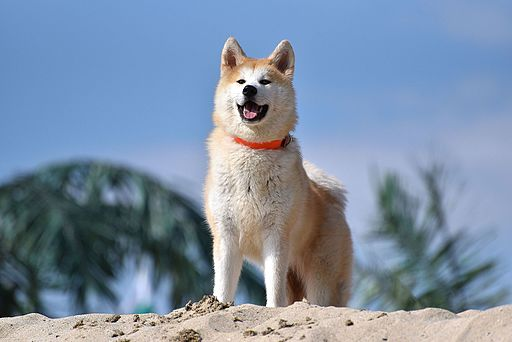
#> input picture images/Akita_Inu_dog.jpg, 512 x 342 px, given in place of eee-17.jpg, which was not available
$ python fortune-gui.py
#> lines starting #> are read from the running program, lines starting #| are printed output that depends on the picture; pictures that were not available may be replaced by others from this repository, and a replacement may not be noted
#!/usr/bin/env python3
import asyncio
import os
import random
import argparse

from bleak import BleakClient, BleakScanner
from bleak.exc import BleakError
from datetime import datetime

import PIL.Image
import PIL.ImageFont
import PIL.ImageDraw
import PIL.ImageChops
import PIL.ImageTk

# CRC8 table extracted from APK, pretty standard though
crc8_table = (
    0x00, 0x07, 0x0e, 0x09, 0x1c, 0x1b, 0x12, 0x15, 0x38, 0x3f, 0x36, 0x31,
    0x24, 0x23, 0x2a, 0x2d, 0x70, 0x77, 0x7e, 0x79, 0x6c, 0x6b, 0x62, 0x65,
    0x48, 0x4f, 0x46, 0x41, 0x54, 0x53, 0x5a, 0x5d, 0xe0, 0xe7, 0xee, 0xe9,
    0xfc, 0xfb, 0xf2, 0xf5, 0xd8, 0xdf, 0xd6, 0xd1, 0xc4, 0xc3, 0xca, 0xcd,
    0x90, 0x97, 0x9e, 0x99, 0x8c, 0x8b, 0x82, 0x85, 0xa8, 0xaf, 0xa6, 0xa1,
    0xb4, 0xb3, 0xba, 0xbd, 0xc7, 0xc0, 0xc9, 0xce, 0xdb, 0xdc, 0xd5, 0xd2,
    0xff, 0xf8, 0xf1, 0xf6, 0xe3, 0xe4, 0xed, 0xea, 0xb7, 0xb0, 0xb9, 0xbe,
    0xab, 0xac, 0xa5, 0xa2, 0x8f, 0x88, 0x81, 0x86, 0x93, 0x94, 0x9d, 0x9a,
    0x27, 0x20, 0x29, 0x2e, 0x3b, 0x3c, 0x35, 0x32, 0x1f, 0x18, 0x11, 0x16,
    0x03, 0x04, 0x0d, 0x0a, 0x57, 0x50, 0x59, 0x5e, 0x4b, 0x4c, 0x45, 0x42,
    0x6f, 0x68, 0x61, 0x66, 0x73, 0x74, 0x7d, 0x7a, 0x89, 0x8e, 0x87, 0x80,
    0x95, 0x92, 0x9b, 0x9c, 0xb1, 0xb6, 0xbf, 0xb8, 0xad, 0xaa, 0xa3, 0xa4,
    0xf9, 0xfe, 0xf7, 0xf0, 0xe5, 0xe2, 0xeb, 0xec, 0xc1, 0xc6, 0xcf, 0xc8,
    0xdd, 0xda, 0xd3, 0xd4, 0x69, 0x6e, 0x67, 0x60, 0x75, 0x72, 0x7b, 0x7c,
    0x51, 0x56, 0x5f, 0x58, 0x4d, 0x4a, 0x43, 0x44, 0x19, 0x1e, 0x17, 0x10,
    0x05, 0x02, 0x0b, 0x0c, 0x21, 0x26, 0x2f, 0x28, 0x3d, 0x3a, 0x33, 0x34,
    0x4e, 0x49, 0x40, 0x47, 0x52, 0x55, 0x5c, 0x5b, 0x76, 0x71, 0x78, 0x7f,
    0x6a, 0x6d, 0x64, 0x63, 0x3e, 0x39, 0x30, 0x37, 0x22, 0x25, 0x2c, 0x2b,
    0x06, 0x01, 0x08, 0x0f, 0x1a, 0x1d, 0x14, 0x13, 0xae, 0xa9, 0xa0, 0xa7,
    0xb2, 0xb5, 0xbc, 0xbb, 0x96, 0x91, 0x98, 0x9f, 0x8a, 0x8d, 0x84, 0x83,
    0xde, 0xd9, 0xd0, 0xd7, 0xc2, 0xc5, 0xcc, 0xcb, 0xe6, 0xe1, 0xe8, 0xef,
    0xfa, 0xfd, 0xf4, 0xf3
)


# [5 lines left out: function crc8, not called in this run]


# General message format:
# Magic number: 2 bytes 0x51, 0x78
# Command: 1 byte
# 0x00
# Data length: 1 byte
# 0x00
# Data: Data Length bytes
# CRC8 of Data: 1 byte
# 0xFF
def format_message(command, data):
    data = [0x51, 0x78] + [command] + [0x00] + [len(data)] + [0x00] + data + [crc8(data)] + [0xFF]
    return data


def printer_short(i):
    return [i & 0xFF, (i >> 8) & 0xFF]


# Commands
RetractPaper = 0xA0  # Data: Number of steps to go back
FeedPaper = 0xA1  # Data: Number of steps to go forward
DrawBitmap = 0xA2  # Data: Line to draw. 0 bit -> don't draw pixel, 1 bit -> draw pixel
GetDevState = 0xA3  # Data: 0
ControlLattice = 0xA6  # Data: Eleven bytes, all constants. One set used before printing, one after.
GetDevInfo = 0xA8  # Data: 0
OtherFeedPaper = 0xBD  # Data: one byte, set to a device-specific "Speed" value before printing
#                              and to 0x19 before feeding blank paper
DrawingMode = 0xBE  # Data: 1 for Text, 0 for Images
SetEnergy = 0xAF  # Data: 1 - 0xFFFF
SetQuality = 0xA4  # Data: 0x31 - 0x35. APK always sets 0x33 for GB01
UpdateDevice = 0xA9

PrintLattice = [0xAA, 0x55, 0x17, 0x38, 0x44, 0x5F, 0x5F, 0x5F, 0x44, 0x38, 0x2C]
FinishLattice = [0xAA, 0x55, 0x17, 0x00, 0x00, 0x00, 0x00, 0x00, 0x00, 0x00, 0x17]
XOff = (0x51, 0x78, 0xAE, 0x01, 0x01, 0x00, 0x10, 0x70, 0xFF)
XOn = (0x51, 0x78, 0xAE, 0x01, 0x01, 0x00, 0x00, 0x00, 0xFF)

max_energy = 0xFFFF
max_energy_bytes = [ max_energy.to_bytes(2, 'little')[0], max_energy.to_bytes(2, 'little')[1]]

energy = {
    0: printer_short(8000),
    1: printer_short(12000),
    # 2: printer_short(17500)
    2: max_energy_bytes
}
contrast = 2

# PrinterWidth = 384
PrinterWidth = 384

ImgPrintSpeed = [0x01]
BlankSpeed = [0x19]

feed_lines = 80
header_lines = 0
scale_feed = False

packet_length = 60
throttle = 0.01

address = None
PrinterCharacteristic = "0000AE01-0000-1000-8000-00805F9B34FB"
NotifyCharacteristic = "0000AE02-0000-1000-8000-00805F9B34FB"
device = None
fixed_index = None

# show notification data
debug = True

MY_CAT_PRINTER_MACOS_UUID = 'CC8C82F2-AB64-4C93-7814-6374327A9284'
MY_CAT_PRINTER_LINUX_ADDR = 'C4:06:06:10:A5:52'

# [33 lines left out: functions detect_printer, notification_handler, not called in this run]


async def connect_device():
    scanner = BleakScanner(detection_callback=detect_printer)
    await scanner.start()
    for x in range(200):
        await asyncio.sleep(0.1)
        if device:
            print("Printer connected 1.")
            break
    await scanner.stop()

async def connect_and_send(data):
    global device
    if not device:
        scanner = BleakScanner(detection_callback=detect_printer)
        await scanner.start()
        for x in range(200):
            await asyncio.sleep(0.1)
            if device:
                print("Printer connected 2.")
                break
        await scanner.stop()

    if not device:
        print("The printer could not be found :(")
        return

    async with BleakClient(device) as client:
        # Set up callback to handle messages from the printer
        await client.start_notify(NotifyCharacteristic, notification_handler)
        while data:
            # Cut the command stream up into pieces small enough for the printer to handle
            await client.write_gatt_char(PrinterCharacteristic, bytearray(data[:packet_length]))
            data = data[packet_length:]
            if throttle is not None:
                await asyncio.sleep(throttle)
        device = None

def request_status():
    return format_message(GetDevState, [0x00])

def to_unsigned_byte(val):
    '''Converts a byte in signed representation to unsigned. Assumes val is encoded in two's
    complement.'''
    return val if val >= 0 else val & 0xff

def bs(lst):
    '''This is an utility function that transforms a list of unsigned bytes (in two's complement)
    into an unsigned bytearray.

    The reason it exists is that in Java (where these commands were reverse engineered from), bytes
    are signed. Instead of manually converting them, let the computer do it for us, so it's easier
    to debug and extend it with new reverse engineered commands.
    '''
    return bytearray(map(to_unsigned_byte, lst))


CMD_GET_DEV_STATE = bs([
    81, 120, -93, 0, 1, 0, 0, 0, -1
])

CMD_SET_QUALITY_200_DPI = bs([81, 120, -92, 0, 1, 0, 50, -98, -1])

# [43 lines left out: functions blank_paper, get_wrapped_text, trim, create_text, not called in this run]

quality1 = [0x51, 0x78, 0xA4, 0x00, 0x01, 0x00, 0x32, 0x9e, 0xFF]
quality5 = [0x51, 0x78, 0xA4, 0x00, 0x01, 0x00, 0x35, 0x8B, 0xFF]
printImage = [0x51, 0x78, 0xbe, 0x0, 0x1, 0x0, 0x0, 0x0, 0xff]
printEnergy = [0x51, 0x78, 0xAF, 0x00, 0x02, 0x00, 0x28, 0x23, 0xEF, 0xFF]
printSpeed = [0x51, 0x78, 0xbd, 0x00, 0x01, 0x00, 25 & 0xff, 0, 0xff]

# [84 lines left out: function render_image, not called in this run]

fortune_dict = {
  "bad": "bad-fortune.png", # 0
  "not-great": "not-great-fortune.png", # 10s
  "below-average": "below-average-fortune.png", # 20s
  "average": "average-fortune.png", # 30s+40s
  "above-average": "above-average-fortune.png", # 50s+60s
  "great": "great-fortune.png", # 70s+80s
  "spectacular": "spectacular-fortune.png", # 90s
}

# [7 lines left out: function fortune_greet, not called in this run]

async def fortune_print():
    # Get time
    now = datetime.now()
    dt_string = now.strftime("%m/%d/%Y %I:%M:%S %p")
    date_img = create_text(dt_string)

    # Get dog of fate
    directory_path = 'dogs'
    file_list = os.listdir(directory_path)
    file_list.sort()
    indices = [index for index, element in enumerate(file_list)]
    random_index = random.choice(indices)
    if debug:
        print(file_list)
    if fixed_index and fixed_index >= 0 and fixed_index < 100:
        random_index = fixed_index
        if debug:
            print("setting to fixed index:", fixed_index)
    if debug:
        print(f"The randomly chosen file is: {file_list[random_index]}, {random_index}")
    dog_img_path = f"dogs/{file_list[random_index]}"

    # Get fortune
    fortune_name = fortune_dict["average"]
    if random_index == 0:
        fortune_name = fortune_dict["bad"]
    elif random_index < 10:
        fortune_name = fortune_dict["not-great"] # 000
    elif random_index < 20:
        fortune_name = fortune_dict["below-average"] # bbb
    elif random_index < 50:
        fortune_name = fortune_dict["average"]
    elif random_index < 70:
        fortune_name = fortune_dict["above-average"] # ggg
    elif random_index < 90:
        fortune_name = fortune_dict["great"] # iii
    elif random_index < 100:
        fortune_name = fortune_dict["spectacular"] # zzz
    fortune_path = f"fortunes/{fortune_name}"


    if random_index == 0:
        await print_bad_fortune(date_img, fortune_path)
    elif random_index >= 90 and random_index <100:
        await print_spectacular_fortune(file_list, date_img, fortune_path)
    else:
        await print_normal_fortune(date_img, dog_img_path, fortune_path)


async def print_bad_fortune(date_img, fortune_path):
    print_data = request_status()
    image1 = PIL.Image.open(fortune_path)
    print_data = print_data + render_image(date_img) + render_image(image1) +  blank_paper(feed_lines)
    await connect_and_send(print_data)

async def print_spectacular_fortune(file_list, date_img, fortune_path):
    print_data = request_status()
    random_numbers = random.sample(range(90, 100), 2)
    dog0 = f"dogs/{file_list[random_numbers[0]]}"
    dog1 = f"dogs/{file_list[random_numbers[1]]}"
    image1 = PIL.Image.open(dog0)
    image2 = PIL.Image.open(dog1)
    image3 = PIL.Image.open(fortune_path)
    print_data += render_image(date_img)
    print_data += render_image(image1)
    await connect_and_send(print_data)
    await asyncio.sleep(5)

    print_data = request_status()
    print_data += render_image(image2)
    print_data += render_image(image3)
    print_data += blank_paper(feed_lines)
    await connect_and_send(print_data)

async def print_normal_fortune(date_img, dog_img_path, fortune_path):
    print_data = request_status()
    image1 = PIL.Image.open(dog_img_path)
    image2 = PIL.Image.open(fortune_path)
    print_data = print_data + render_image(date_img) + render_image(image1) + render_image(image2) +  blank_paper(feed_lines)
    await connect_and_send(print_data)

async def cleanse_print():
    print_data = request_status()
    now = datetime.now()
    dt_string = now.strftime("%m/%d/%Y %I:%M:%S %p")
    text = create_text(dt_string)
    image1 = PIL.Image.open("fortunes/fortune-cleanse.png")
    image2 = PIL.Image.open("fortunes/good-luck-reset.png")
    print_data = print_data + render_image(text) + render_image(image1) + render_image(image2) +  blank_paper(feed_lines)
    await connect_and_send(print_data)

parser = argparse.ArgumentParser(
    description="Prints a given image to a GB01 thermal printer.")
parser.add_argument("-D", "--debug",
                    help="output notifications received from printer, in hex",
                    action="store_true")
parser.add_argument("-i", "--index", type=int, default=None, metavar="INDEX",
                    help="set the specific index to use (0-100)")

args = parser.parse_args()
debug = args.debug
if args.index:
    fixed_index = args.index

from tkinter import *
from tkinter import ttk


import tkinter as tk
from tkinter import PhotoImage
from tkinter import font as tkFont
import sys


# Function to handle button click
# [17 lines left out: functions start_task_on_thread, on_get_fortune, not called in this run]

def on_cleanse():
    print("get cleanse")
    start_task_on_thread(cleanse_print)


# [9 lines left out: function on_quit, not called in this run]


# Create the main window
root = tk.Tk()
root.state = True
root.attributes("-fullscreen", True)

SCREEN_WIDTH=root.winfo_screenwidth()
SCREEN_HEIGHT=root.winfo_screenheight()
dims = f"{SCREEN_WIDTH}x{SCREEN_HEIGHT}+0+0"

# [4 lines left out: function end_fullscreen, not called in this run]

root.bind("<Escape>", end_fullscreen)

root.geometry(dims)  # Set window size

# Load an image
# Ensure you have a suitable image file
image_path = "dogs/eee-17.jpg"  # Replace with your image path
photo = PIL.Image.open(image_path)
#> photo is the input picture: PIL image 512x342 RGB; mean R, G, B 124.6, 142.1, 164
half_width = int(SCREEN_WIDTH/2)
photo = photo.resize((half_width, SCREEN_HEIGHT), PIL.Image.LANCZOS)
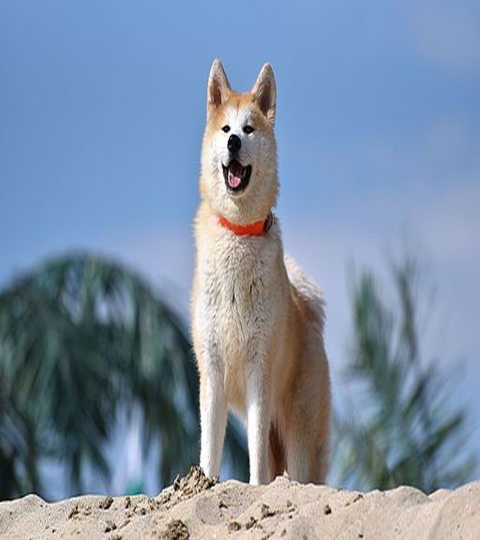
#> photo: PIL image 960x1080 RGB (shown at 1/2 size); mean R, G, B 124.6, 142.1, 164
photo = photo.convert('1', dither=PIL.Image.FLOYDSTEINBERG)
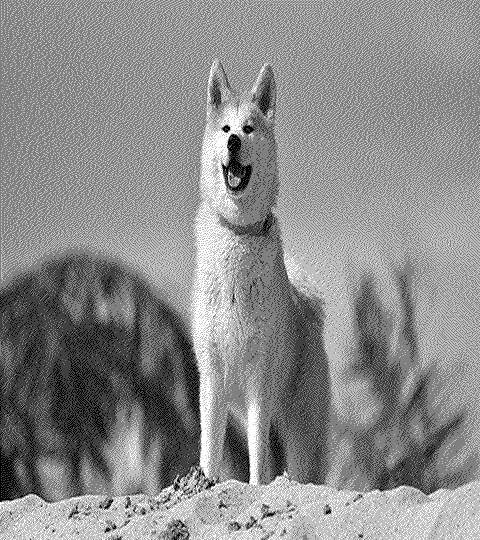
#> photo: PIL image 960x1080 1 (shown at 1/2 size); 54.5% white; black in thin lines or dots

#> (the run stopped early here; a loop or call above may not have finished)

$ run again, on images/Cordelia.jpg
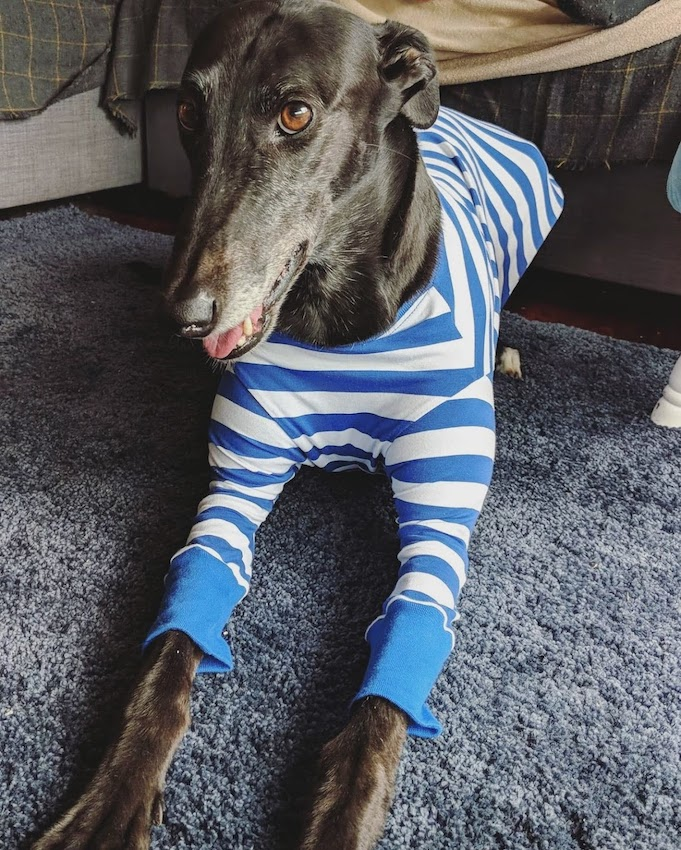
#> input picture images/Cordelia.jpg, 681 x 850 px, given in place of eee-17.jpg, which was not available
#> photo is the input picture: PIL image 681x850 RGB; mean R, G, B 89.6, 92.5, 99.3
#> `photo = photo.resize((half_width, SCREEN_HEIGHT), PIL.Image.LANCZOS)`:
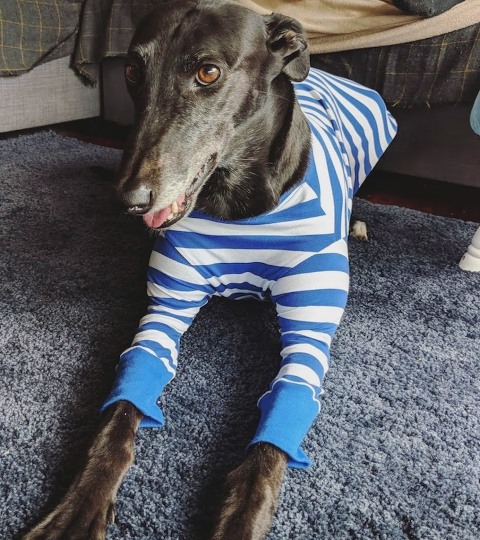
#> photo: PIL image 960x1080 RGB (shown at 1/2 size); mean R, G, B 89.6, 92.5, 99.3
#> `photo = photo.convert('1', dither=PIL.Image.FLOYDSTEINBERG)`:
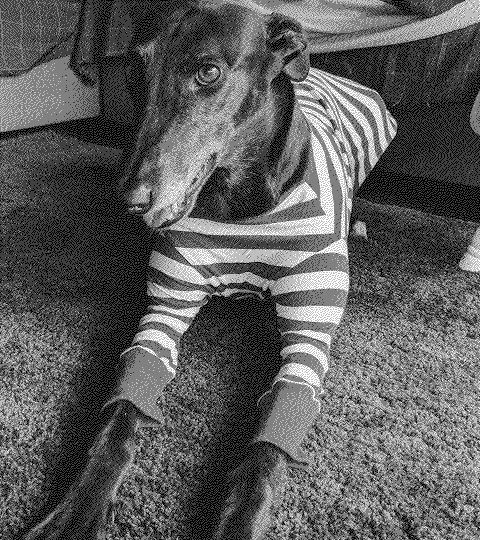
#> photo: PIL image 960x1080 1 (shown at 1/2 size); 36% white in thin lines or dots
